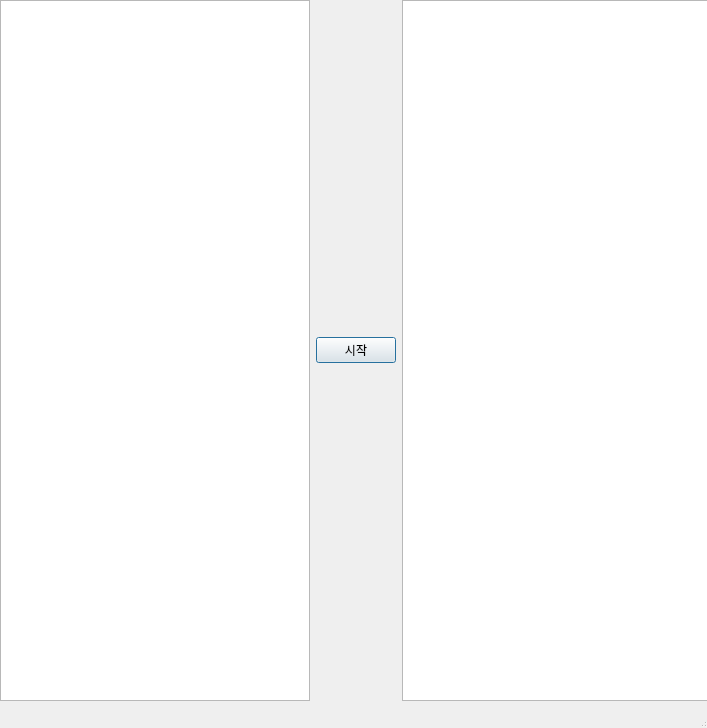
<?xml version="1.0" encoding="UTF-8"?>
<ui version="4.0">
 <class>Dialog</class>
 <widget class="QDialog" name="Dialog">
  <property name="geometry">
   <rect>
    <x>0</x>
    <y>0</y>
    <width>707</width>
    <height>728</height>
   </rect>
  </property>
  <property name="windowTitle">
   <string>Dialog</string>
  </property>
  <widget class="QWidget" name="horizontalLayoutWidget">
   <property name="geometry">
    <rect>
     <x>0</x>
     <y>0</y>
     <width>711</width>
     <height>701</height>
    </rect>
   </property>
   <layout class="QHBoxLayout" name="horizontalLayout">
    <item>
     <widget class="QListWidget" name="listWidget_Test1">
      <property name="dragDropMode">
       <enum>QAbstractItemView::NoDragDrop</enum>
      </property>
      <property name="selectionMode">
       <enum>QAbstractItemView::MultiSelection</enum>
      </property>
      <property name="wordWrap">
       <bool>false</bool>
      </property>
     </widget>
    </item>
    <item>
     <widget class="QPushButton" name="pushButton">
      <property name="text">
       <string>시작</string>
      </property>
     </widget>
    </item>
    <item>
     <widget class="QListWidget" name="listWidget_Test2">
      <property name="dragDropMode">
       <enum>QAbstractItemView::NoDragDrop</enum>
      </property>
      <property name="selectionMode">
       <enum>QAbstractItemView::MultiSelection</enum>
      </property>
      <property name="wordWrap">
       <bool>false</bool>
      </property>
     </widget>
    </item>
   </layout>
  </widget>
  <widget class="QStatusBar" name="statusbar">
   <property name="geometry">
    <rect>
     <x>0</x>
     <y>710</y>
     <width>711</width>
     <height>21</height>
    </rect>
   </property>
  </widget>
 </widget>
 <resources/>
 <connections/>
</ui>
